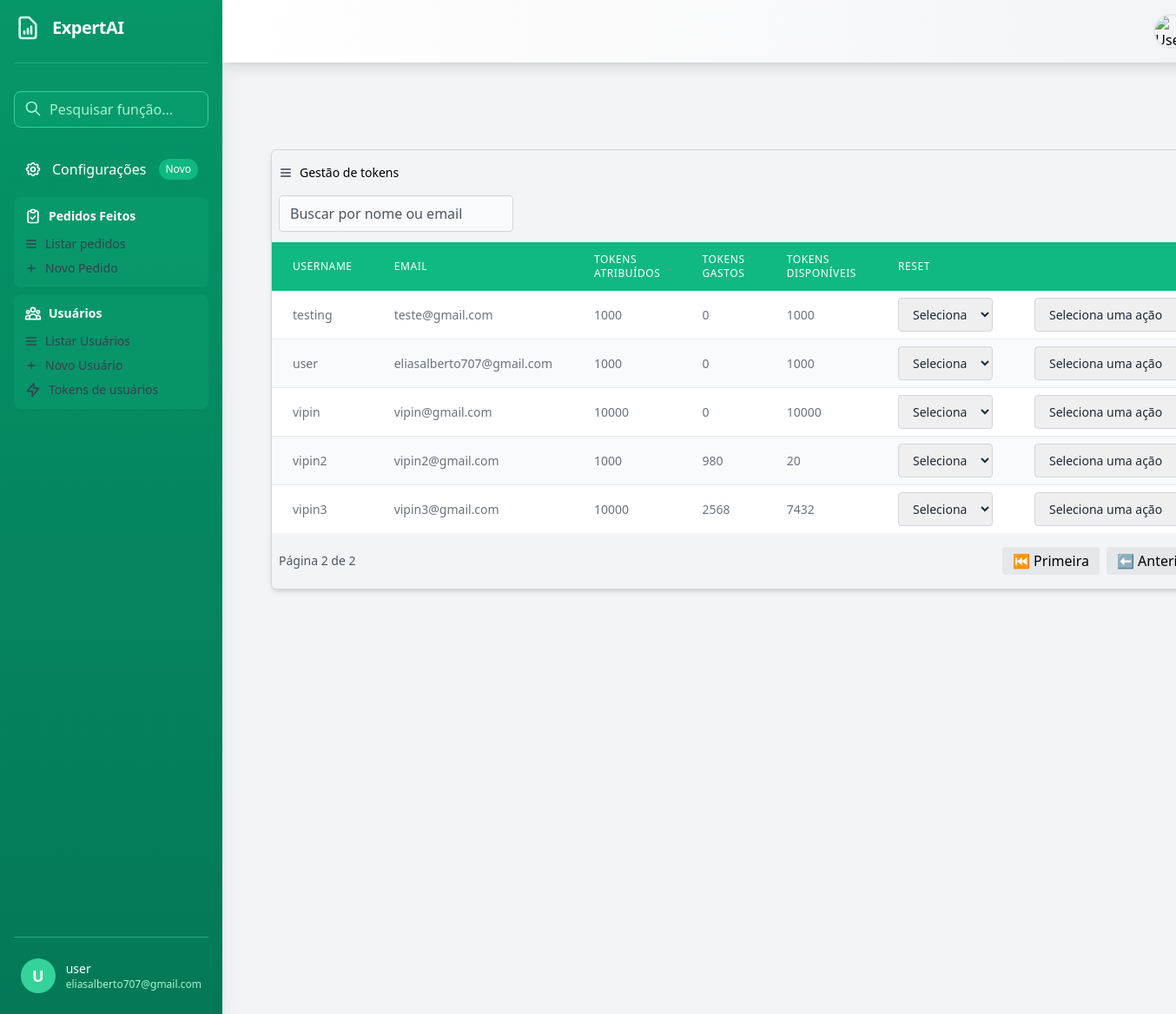
Screenshot of /tokens?page=2 (signed in) with the database file from the repository.
### xlsmaker/models.py (models this page shows)
class UserProfile(models.Model):
    user = models.OneToOneField(User, on_delete=models.PROTECT, null=True, blank=True)
    tokens_atribuidos = models.IntegerField(default=10000)
    tokens_gastos = models.IntegerField(default=0)
    @property
    def saldo_tokens(self):
        return self.tokens_atribuidos - self.tokens_gastos

### usuarios/views.py (the view, shortened to what this page needs)
# urls.py: path('tokens', views.listar_tokens, name='listar_tokens'),
@login_required
@user_passes_test(is_admin, login_url=reverse_lazy('usuarios:user_login'))
def listar_tokens(request):
    query = request.GET.get('q', '')
    user_profile_list = UserProfile.objects.select_related('user').all().order_by('user__username')
    paginator = Paginator(user_profile_list, 10)
    page_number = request.GET.get('page')
    page_obj = paginator.get_page(page_number)
    context = {
        'user_profile': page_obj,
        'query': query  # Passa a query para manter na paginação
    }
    if request.headers.get('x-requested-with') == 'XMLHttpRequest':
        html = render_to_string('dashboard/partials/_user_tokens.html', context)
        return JsonResponse({
            'html': html
        })
    return render(request, 'dashboard/list_tokens.html', context)

### usuarios/context_processors.py (called while the page is built, shortened)
def openai_balance(request):
    try:
        if not getattr(settings, 'OPENAI_API_KEY', None):
            return {'openai_balance': None}
    except Exception as e:
        logger.error(f"Erro ao obter saldo OpenAI: {str(e)}")
        return {'openai_balance': None}

### usuarios/views.py (called while the page is built)
def is_admin(user):
    return user.is_authenticated and (user.is_staff or user.is_superuser)

### xlsmaker/context_processors.py (called while the page is built)
def tokens_disponiveis(request):
    if request.user.is_authenticated:
        return {'tokens_disponiveis': request.session.get('tokens_disponiveis', 0)}
    return {'tokens_disponiveis': 0}

### usuarios/templates/dashboard/list_tokens.html (shortened to what this page needs)
{% extends "base.html" %}
{% block content %}
 <main class="flex-1 p-8 bg-gray-100 min-h-screen overflow-x-auto mt-5">
    <div class="container mx-auto p-6">
      <div class="mb-4">
        <div class="overflow-x-auto rounded-md shadow-md border border-gray-300 my-6">
             <h1 class="font-normal my-4 ml-2 group flex items-center text-sm">
                 <svg class="w-4 h-4 mr-2 text-gray-700 group-hover:text-black" fill="none" stroke="currentColor" viewBox="0 0 24 24">
                    <path stroke-linecap="round" stroke-linejoin="round" stroke-width="2"
                        d="M4 6h16M4 12h16M4 18h16"/>
                </svg>
                Gestão de tokens
             </h1>
             <input
             type="text"
             id="searchInputToken"
             placeholder="Buscar por nome ou email"
              class="ml-2 mb-3 w-1/4 bg-gray-50 px-3 py-2 border border-gray-300 focus:bg-white focus:border-emerald-600 focus:ring-2 focus:ring-emerald-400 focus:ring-opacity-20 placeholder:text-gray-600 text-gray-800 rounded focus:outline-none transition ease-in-out duration-300"
             />
            <table class="w-full">
                <thead class="bg-emerald-500 text-white">
                    <tr>
                        <th class="px-6 py-3 text-left text-xs font-medium  uppercase tracking-wider">Username</th>
                        <th class="px-6 py-3 text-left text-xs font-medium  uppercase tracking-wider">Email</th>
                        <th class="px-6 py-3 text-left text-xs font-medium  uppercase tracking-wider ">Tokens Atribuídos</th>
                        <th class="px-6 py-3 text-left text-xs font-medium uppercase tracking-wider ">Tokens Gastos</th>
                        <th class="px-6 py-3 text-left text-xs font-medium uppercase tracking-wider ">Tokens disponíveis</th>
                        <th class="px-6 py-3 text-left text-xs font-medium uppercase tracking-wider ">Reset</th>
                        <th class="px-6 py-3 text-left text-xs font-medium uppercase tracking-wider "></th>
                    </tr>
                </thead>
                <tbody class="bg-white divide-y divide-gray-200">
                    {% for profile in user_profile %}
                    <tr class="even:bg-gray-50 hover:bg-gray-100 transition-colors">
                        <td class="px-6 py-4 whitespace-nowrap text-sm font-medium text-gray-500">{{ profile.user.username}}</td>
                        <td class="px-6 py-4 whitespace-nowrap text-sm font-medium text-gray-500">{{ profile.user.email }}</td>
                        <td class="px-6 py-4 whitespace-nowrap text-sm font-medium text-gray-500">{{ profile.tokens_atribuidos }}</td>
                        <td class="px-6 py-4 whitespace-nowrap text-sm font-medium text-gray-500">{{ profile.tokens_gastos }}</td>
                        <td class="px-6 py-4 whitespace-nowrap text-sm font-medium text-gray-500">{{ profile.saldo_tokens }}</td>
                        <td class="px-6 py-2 whitespace-nowrap text-sm font-medium text-gray-500 text-left">
                            <select onchange="resetTokens({{ profile.id }}, this.value)" class="px-3 py-2 border border-gray-300 focus:border-emerald-400 focus:ring-2 focus:ring-emerald-800 focus:ring-opacity-20 placeholder:text-gray-600 text-gray-800 rounded focus:outline-none transition ease-in-out duration-300">
                                <option value="">Seleciona</option>
                            </select>
                        </td>
                        <td class="px-6 py-2 whitespace-nowrap text-sm font-medium text-gray-500 text-right">
                            <select onchange="handleTokensAction({{ profile.id }}, this.value)" class="px-3 py-2 border border-gray-300 focus:border-emerald-400 focus:ring-2 focus:ring-emerald-800 focus:ring-opacity-20 placeholder:text-gray-600 text-gray-800 rounded focus:outline-none transition ease-in-out duration-300">
                                <option value="">Seleciona uma ação</option>
                            </select>
                        </td>
                    </tr>
                    {% empty %}
                    <tr>
                        <td colspan="4" class="py-2 px-4 border text-center">Nenhum usuário cadastrado</td>
                    </tr>
                    {% endfor %}
                </tbody>
            </table>
             <div class="my-4 mx-2 flex justify-between items-center">
                    <span class="text-gray-600 text-sm">
                        Página {{ user_profile.number }} de {{ user_profile.paginator.num_pages }}
                    </span>
                    <div class="flex space-x-2">
                        {% if user_profile.has_previous %}
                            <a href="?page=1" class="px-3 py-1 bg-gray-200 rounded">⏮️ Primeira</a>
                            <a href="?page={{ user_profile.previous_page_number }}" class="px-3 py-1 bg-gray-200 rounded">⬅️ Anterior</a>
                        {% endif %}
                    </div>
                </div>
         </div>
    </div>
 </div>
</main>
{% endblock content %}

### usuarios/templates/base.html (shortened to what this page needs)
<!DOCTYPE html>
<html lang="pt">
<head>
    <script src="https://cdn.tailwindcss.com"></script>
</head>
<body class="bg-gray-100">
    <div class="min-h-screen flex">
        <aside class="w-64 bg-gradient-to-b from-emerald-600 to-emerald-700 text-white flex flex-col p-4 shadow-xl sticky top-0 h-screen">
            <div class="flex items-center mb-8 space-x-3 border-b border-emerald-500 pb-6">
                <h2 class="text-xl font-bold tracking-tight">ExpertAI</h2>
            </div>
            <div class="mb-6 relative">
                <input type="text" placeholder="Pesquisar função..."
                    class="w-full pl-10 pr-4 py-2 rounded-lg bg-emerald-500/20 border border-emerald-400 focus:outline-none focus:ring-2 focus:ring-emerald-200 placeholder-emerald-200">
                <svg class="w-5 h-5 absolute left-3 top-2.5 text-emerald-200" fill="none" stroke="currentColor"
                    viewBox="0 0 24 24">
                    <path stroke-linecap="round" stroke-linejoin="round" stroke-width="2"
                        d="M21 21l-6-6m2-5a7 7 0 11-14 0 7 7 0 0114 0z"></path>
                </svg>
            </div>
            <nav class="flex-1 overflow-y-auto">
                <ul class="space-y-2">
                    <li>
                        <a href="#"
                            class="flex items-center p-3 rounded-lg hover:bg-emerald-500/30 transition-all group">
                            Configurações
                            <span class="ml-auto bg-emerald-500 text-xs px-2 py-1 rounded-full">Novo</span>
                        </a>
                    </li>
                   <li class="mt-6">
                        <div class="p-3 rounded-lg bg-emerald-500/20 hover:bg-emerald-500/30 transition-colors">
                            <h3 class="flex items-center text-sm font-semibold mb-3">
                                <svg class="w-5 h-5 mr-2 shrink-0" fill="none" stroke="currentColor" viewBox="0 0 24 24">
                                    <path stroke-linecap="round" stroke-linejoin="round" stroke-width="2"
                                        d="M9 5H7a2 2 0 00-2 2v12a2 2 0 002 2h10a2 2 0 002-2V7a2 2 0 00-2-2h-2M9 5a2 2 0 002 2h2a2 2 0 002-2M9 5a2 2 0 012-2h2a2 2 0 012 2m-6 9l2 2 4-4"/>
                                </svg>
                                Pedidos Feitos
                            </h3>
                            <div class="space-y-2">
                                <a href="{% url 'usuarios:admin_dashboard' %}" class="group flex items-center text-sm text-gray-700 hover:text-white transition-colors">
                                    <svg class="w-4 h-4 mr-2 text-gray-700 group-hover:text-white" fill="none" stroke="currentColor" viewBox="0 0 24 24">
                                        <path stroke-linecap="round" stroke-linejoin="round" stroke-width="2"
                                            d="M4 6h16M4 12h16M4 18h16"/>
                                    </svg>
                                    Listar pedidos
                                </a>
                                <a href="#" class="group flex items-center text-sm text-gray-700 hover:text-white transition-colors">
                                    <svg class="w-4 h-4 mr-2 text-gray-700 group-hover:text-white" fill="none" stroke="currentColor" viewBox="0 0 24 24">
                                        <path stroke-linecap="round" stroke-linejoin="round" stroke-width="2"
                                            d="M12 6v6m0 0v6m0-6h6m-6 0H6"/>
                                    </svg>
                                    Novo Pedido
                                </a>
                            </div>
                        </div>
                    </li>
                   <li class="mt-6">
                        <div class="p-3 rounded-lg bg-emerald-500/20 hover:bg-emerald-500/30 transition-colors">
                            <h3 class="flex items-center text-sm font-semibold mb-3">
                                Usuários
                            </h3>
                            <div class="space-y-2">
                                <a href="{% url 'usuarios:listar_usuarios' %}" class="group flex items-center text-sm text-gray-700 hover:text-white transition-colors">
                                    <svg class="w-4 h-4 mr-2 text-gray-700 group-hover:text-white" fill="none" stroke="currentColor" viewBox="0 0 24 24">
                                        <path stroke-linecap="round" stroke-linejoin="round" stroke-width="2"
                                            d="M4 6h16M4 12h16M4 18h16"/>
                                    </svg>
                                    Listar Usuários
                                </a>
                                <a href="{% url 'usuarios:criar_usuarios' %}" class="group flex items-center text-sm text-gray-700 hover:text-white transition-colors">
                                    <svg class="w-4 h-4 mr-2 text-gray-700 group-hover:text-white" fill="none" stroke="currentColor" viewBox="0 0 24 24">
                                        <path stroke-linecap="round" stroke-linejoin="round" stroke-width="2"
                                            d="M12 6v6m0 0v6m0-6h6m-6 0H6"/>
                                    </svg>
                                    Novo Usuário
                                </a>
                                     <a href="{% url 'usuarios:listar_tokens' %}" class="group flex items-center text-sm text-gray-700 hover:text-white transition-colors">
                                    <svg class="w-5 h-5 mr-2 shrink-0" fill="none" stroke="currentColor" viewBox="0 0 24 24">
                                        <path stroke-linecap="round" stroke-linejoin="round" stroke-width="2"
                                            d="M13 10V3L4 14h7v7l9-11h-7z"/>
                                    </svg>
                                    Tokens de usuários
                                </a>
                            </div>
                        </div>
                    </li>
                </ul>
            </nav>
            <div class="mt-auto pt-4 border-t border-emerald-500">
                <div
                    class="flex items-center space-x-3 hover:bg-emerald-500/30 p-2 rounded-lg transition-colors cursor-pointer">
                    <div class="h-10 w-10 rounded-full bg-emerald-400 flex items-center justify-center">
                        <span class="text-lg font-bold">{{ user.username|slice:":1"|upper }}</span>
                    </div>
                    <div>
                        <p class="text-sm font-medium">{{ user.username}} </p>
                        <p class="text-xs text-emerald-200">{{ user.email }}</p>
                    </div>
                </div>
            </div>
        </aside>
        <div class="flex-1 flex flex-col">
     <header class="sticky top-0 left-0 right-0 z-50 bg-gradient-to-r from-white to-gray-100 shadow-lg p-4 flex justify-between items-center">
      <div class="flex items-center space-x-3">
            <div class="relative group">
                <div class="absolute -inset-1 bg-white/30 rounded-full blur opacity-75 group-hover:opacity-100 transition duration-1000"></div>
            </div>
        </div>
        <div class="flex items-center space-x-4">
            <div class="relative" x-data="{ open: false }">
                <button @click="open = !open" class="flex items-center space-x-2 group">
                    <div class="relative">
                        <img class="h-10 w-10 rounded-full border-2 border-gray-200 hover:border-gray-500 transition-colors"
                             src="https://img.icons8.com/ios-glyphs/60/user--v1.png"
                             alt="User avatar">
                    </div>
                </button>
            </div>
        </div>
    </header>
           {% block content %}{% endblock %}
        </div>
    </div>
</body>
</html>

### rows the page displays
UserProfile: user.username "testing", user.email "teste@gmail.com", tokens_atribuidos "1000", tokens_gastos "0", saldo_tokens "1000"
UserProfile: user.username "user", user.email "eliasalberto707@gmail.com", tokens_atribuidos "1000", tokens_gastos "0", saldo_tokens "1000"
UserProfile: user.username "vipin", user.email "vipin@gmail.com", tokens_atribuidos "10000", tokens_gastos "0", saldo_tokens "10000"
UserProfile: user.username "vipin2", user.email "vipin2@gmail.com", tokens_atribuidos "1000", tokens_gastos "980", saldo_tokens "20"
UserProfile: user.username "vipin3", user.email "vipin3@gmail.com", tokens_atribuidos "10000", tokens_gastos "2568", saldo_tokens "7432"

### other values shown
{{ user.username|slice:":1"|upper }} "U"
{{ user.username }} "user"
{{ user.email }} "eliasalberto707@gmail.com"
{{ user_profile.number }} "2"
{{ user_profile.paginator.num_pages }} "2"
